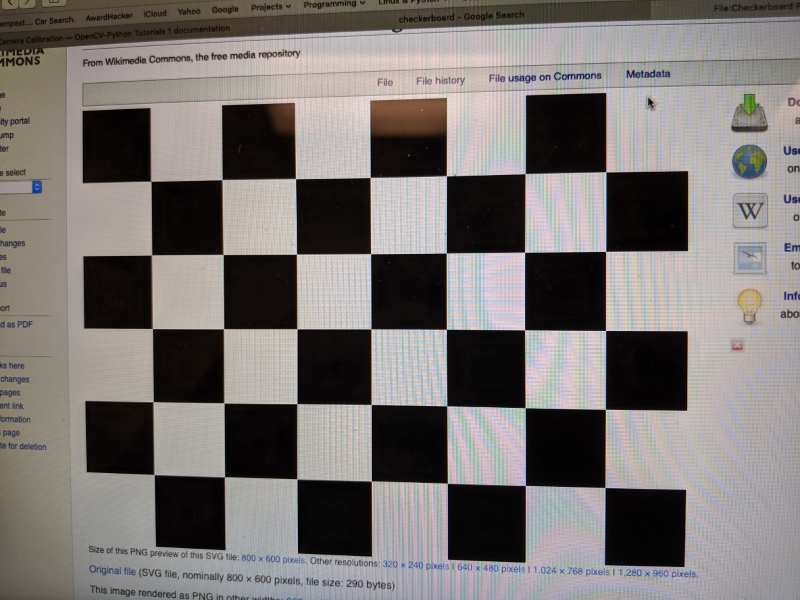
#> input picture FinalProject/Q3/IMG_20191021_154556.jpg, 1600 x 1200 px (shown at 1/2 size); its folder holds only this picture in this run
$ python Q3.py
#> lines starting #> are read from the running program, lines starting #| are printed output that depends on the picture; after the words box and inside, x2 and y2 are one past the last pixel; in counts of white or black regions, pixels touching at a corner belong together
# Calibrate the Camera using the OpenCV calibrateCamera tool
import numpy as np
import cv2 as cv
import glob
# termination criteria
criteria = (cv.TERM_CRITERIA_EPS + cv.TERM_CRITERIA_MAX_ITER, 30, 0.001)
# prepare object points, like (0,0,0), (1,0,0), (2,0,0) ....,(6,5,0)
objp = np.zeros((5*7,3), np.float32)
objp[:,:2] = np.mgrid[0:7,0:5].T.reshape(-1,2)

# Arrays to store object points and image points from all the images.
objpoints = [] # 3d point in real world space
imgpoints = [] # 2d points in image plane.
images = glob.glob('*.jpg')
for fname in images:
    img = cv.imread(fname)
#> img is the input picture: shape (1200, 1600, 3); mean B, G, R 115.1, 117.3, 122
    gray = cv.cvtColor(img, cv.COLOR_BGR2GRAY)
    # Find the chess board corners
    ret, corners = cv.findChessboardCorners(gray, (7,5), None)
#> ret = True; corners = 35 rows, first 8: [302.9, 363.4], [445, 360], [591.6, 358.2], [740.5, 355.8], [893.4, 352.5], [1050.5, 348.2], [1212.3, 344.4], [304.5, 510.2]
    # If found, add object points, image points (after refining them)
    if ret == True:
        objpoints.append(objp)
        corners2 = cv.cornerSubPix(gray,corners, (11,11), (-1,-1), criteria)
#> corners2 = 35 rows, first 8: [302.4, 363.1], [444.7, 360], [591.5, 358.1], [740.7, 355.5], [893.3, 352.2], [1050.7, 347.8], [1212, 344.4], [303.9, 510.5]
        imgpoints.append(corners)
        # Draw and display the corners
        cv.drawChessboardCorners(img, (7,5), corners2, ret)
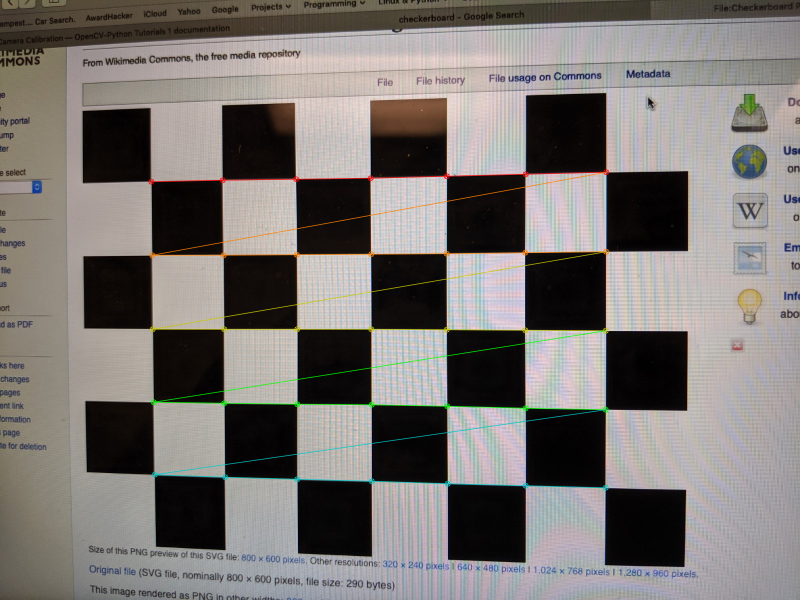
#> img: shape (1200, 1600, 3) (shown at 1/2 size); 1.42% of pixels changed, all inside (x1, y1, x2, y2) = (296, 338, 1219, 982)
        cv.imshow('img', img)
        cv.waitKey(50)
cv.destroyAllWindows()
ret, mtx, dist, rvecs, tvecs = cv.calibrateCamera(objpoints, imgpoints, gray.shape[::-1], None, None)
#> ret = 0.148; mtx = [[1351.8, 0, 785.5], [0, 1351.5, 584.9], [0, 0, 1]]; dist = [[0.384, -2.85, 0.000135, -0.000284, 6.49]]; rvecs = ([0.0181, 0.111, -0.00273],); tvecs = ([-3.28, -1.51, 9.31],)

axis = np.float32([[0,0,0], [0,2,0], [2,2,0], [2,0,0],[0,0,-2],[0,2,-2],[2,2,-2],[2,0,-2]])

# Draw the wire frame with corresponding points:
def draw(img, corners, imgpts, attach=False):
    imgpts = np.int32(imgpts).reshape(-1,2)
    # draw pillars in blue color
    for i,j in zip([0,1,2,3],[4,5,6,7]):
        img = cv.line(img, tuple(imgpts[i]), tuple(imgpts[j]),(255),3)
    for i,j in zip([0,2,4,6],[1,3,5,7]):
        img = cv.line(img, tuple(imgpts[i]), tuple(imgpts[j]),(255),3)
    for i,j in zip([0,1,4,5],[3,2,7,6]):
        img = cv.line(img, tuple(imgpts[i]), tuple(imgpts[j]),(255),3)
    return img


for fname in glob.glob('*.jpg'):
    img = cv.imread(fname)
    gray = cv.cvtColor(img,cv.COLOR_BGR2GRAY)
    ret, corners = cv.findChessboardCorners(gray, (7,5), None)
#> ret = True
    if ret == True:
        corners2 = cv.cornerSubPix(gray,corners,(11,11),(-1,-1),criteria)
        # Find the rotation and translation vectors.
        ret, rvecs, tvecs = cv.solvePnP(objp, corners2, mtx, dist)
#> rvecs = [0.0181, 0.111, -0.00273]; tvecs = [-3.28, -1.51, 9.31]
        # project 3D points to image plane
        imgpts, jac = cv.projectPoints(axis, rvecs, tvecs, mtx, dist)
#> imgpts = [[302.6, 363.1], [305.2, 657.6], [594.4, 658.1], [591.5, 357.8], [124.9, 307.6], [133.8, 684], [497.4, 686], [493.6, 300.3]]
        img = draw(img, corners2, imgpts)
#> in draw, `imgpts = np.int32(imgpts).reshape(-1,2)`: imgpts = [[302, 363], [305, 657], [594, 658], [591, 357], [124, 307], [133, 683], [497, 685], [493, 300]]
#> after the loop in draw, `for i,j in zip([0,1,2,3],[4,5,6,7]):`: img: shape (1200, 1600, 3); mean B, G, R 115.4, 117.1, 121.9
#> after the loop in draw, `for i,j in zip([0,2,4,6],[1,3,5,7]):`:
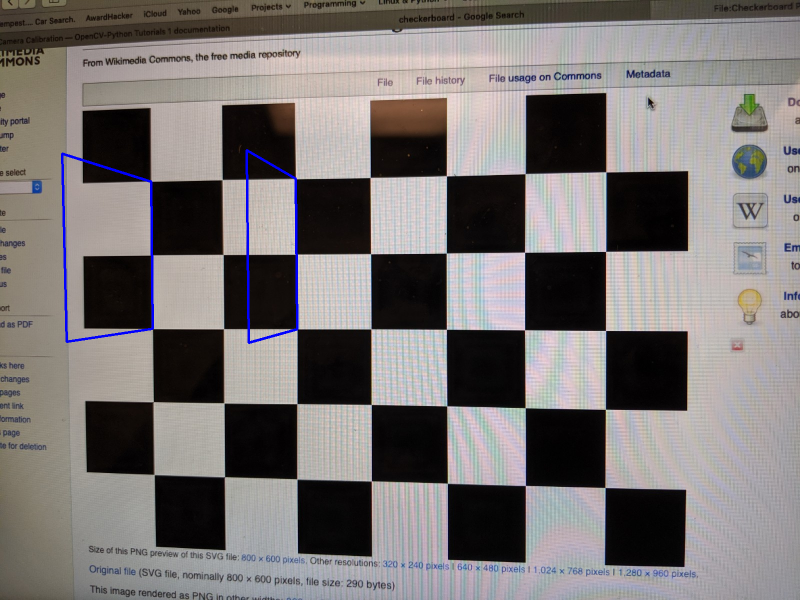
#> img: shape (1200, 1600, 3) (shown at 1/2 size); mean B, G, R 115.9, 116.7, 121.4
#> after the loop in draw, `for i,j in zip([0,1,4,5],[3,2,7,6]):`:
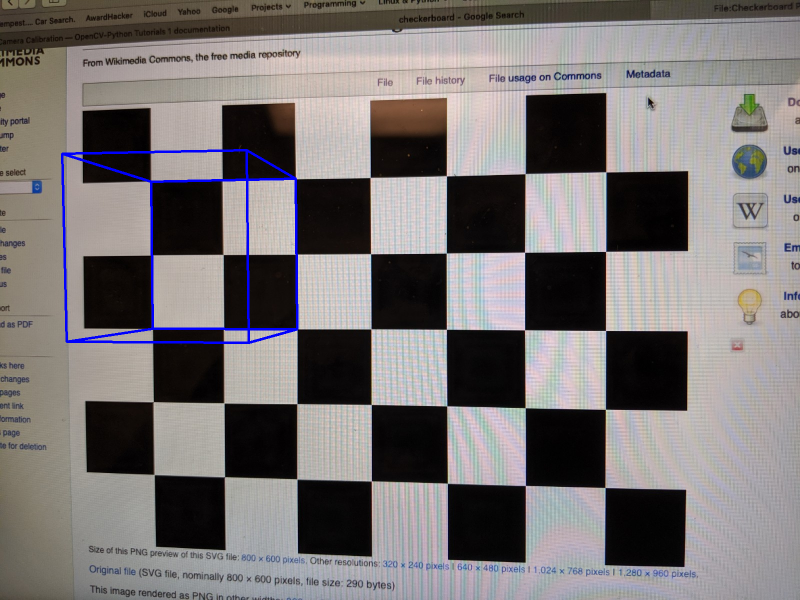
#> img: shape (1200, 1600, 3) (shown at 1/2 size); mean B, G, R 116.4, 116.4, 121.1

        selffie_img = cv.imread("C:\\Users\\wangz\\Documents\\GitHub\\ECE561MachineVision\\FinalProject\\selffie.jpg")
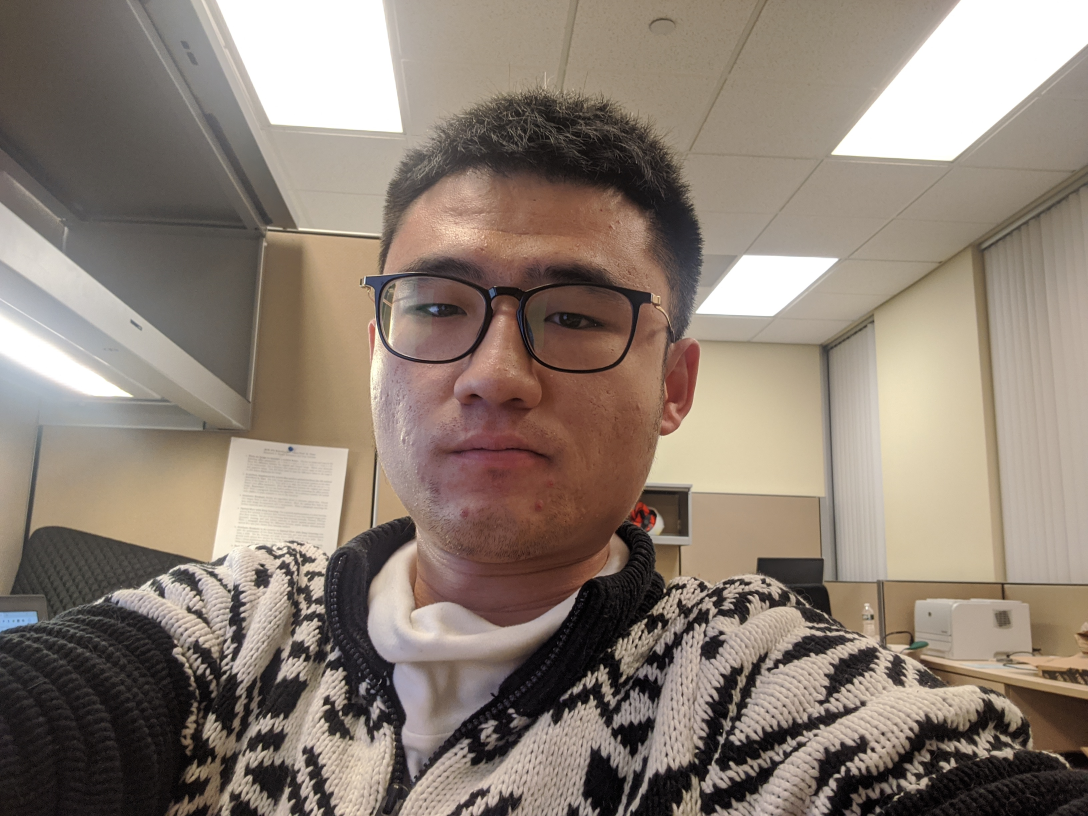
#> input picture FinalProject/selffie.jpg, 3264 x 2448 px, found by its file name (shown at 1/3 size)
#> selffie_img is the input picture: shape (2448, 3264, 3); mean B, G, R 116.2, 127.4, 140.6
        selffie_img = cv.resize(selffie_img, (1000,1000))
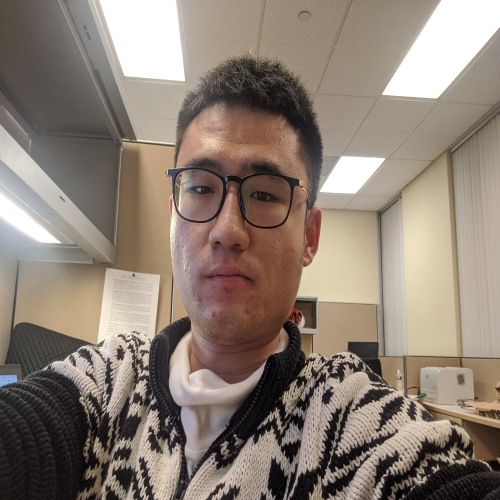
#> selffie_img: shape (1000, 1000, 3) (shown at 1/2 size); mean B, G, R 116.1, 127.3, 140.5
        selffie_img = cv.cvtColor(selffie_img , cv.COLOR_RGB2BGR)
        back_img = img
        rows , cols ,ch = selffie_img.shape
#> rows = 1000; cols = 1000; ch = 3
        back_rows , back_cols ,back_ch = back_img.shape
#> back_rows = 1200; back_cols = 1600; back_ch = 3
        # persective transform according to the projected imgpts
        # I selected the top facet as imgpts[4:]
        pts1 = np.float32([[0,0],[rows,0],[rows,cols],[0,cols]])
        pts2 = np.float32([imgpts[4:][3], imgpts[4:][0], imgpts[4:][1], imgpts[4:][2]])
#> pts2 = [[493.6, 300.3], [124.9, 307.6], [133.8, 684], [497.4, 686]]
        M = cv.getPerspectiveTransform(pts1,pts2)
#> M = [[-0.366, 0.011, 493.6], [0.0149, 0.396, 300.3], [2.47e-05, 1.45e-05, 1]]
        dst = cv.warpPerspective(selffie_img,M,(back_cols,back_rows))
        # convert my selffie to gray in order to fit mask
        # use a binary mask to achieve a bitwise-add
        gray_dst = cv.cvtColor(dst , cv.COLOR_RGB2GRAY)
        ret,mask = cv.threshold(gray_dst,1,255,cv.THRESH_BINARY)
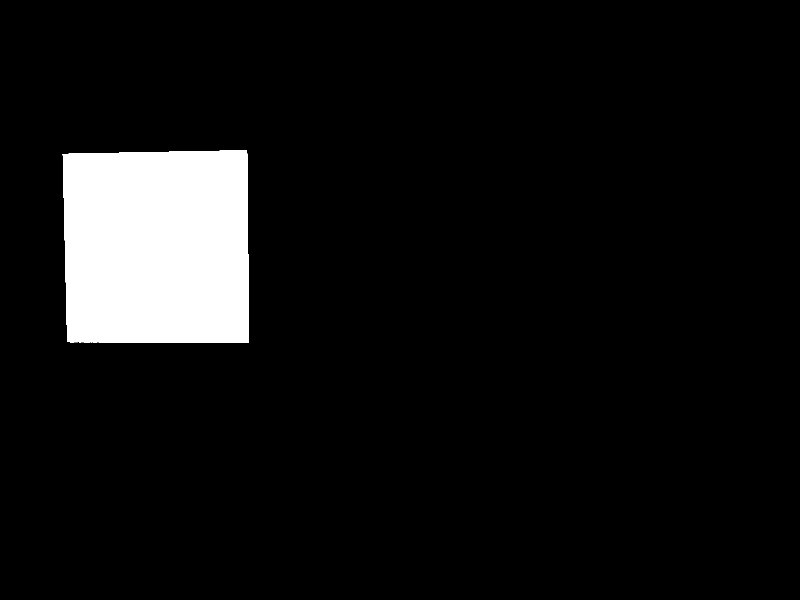
#> mask: shape (1200, 1600) (shown at 1/2 size); 7.3% white; 1 white region, box (x1, y1, x2, y2) and area: (125, 300, 498, 686) 139762
        mask_inv = cv.bitwise_not(mask)
        # attach the selffie using bitwise_and
        img_bg = cv.bitwise_and(back_img, back_img, mask = mask_inv)
        res = cv.add(img_bg, dst)
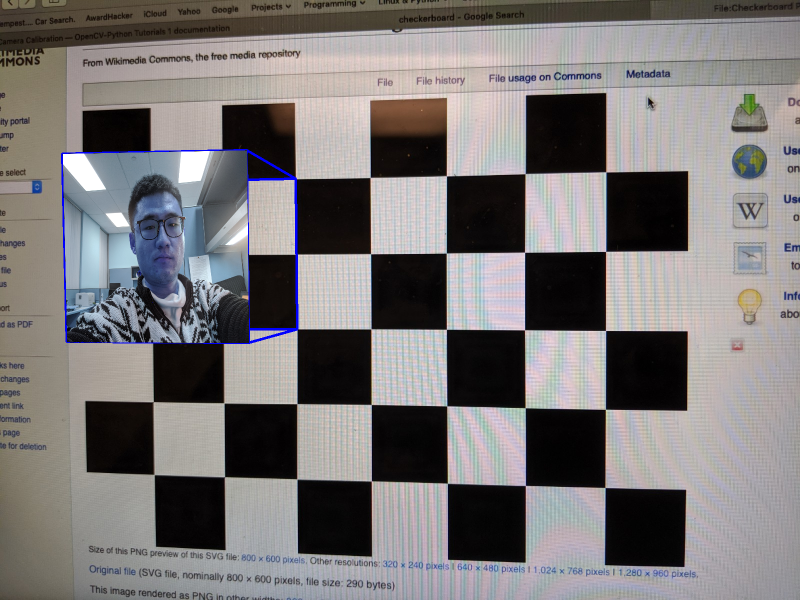
#> res: shape (1200, 1600, 3) (shown at 1/2 size); mean B, G, R 119.1, 119.1, 122.5

        cv.imshow('img',res)
        k = cv.waitKey(0) & 0xFF
#> (key Esc is pressed here)
        if k == ord('s'):
            cv.imwrite(fname[:-4]+'.png', img)
cv.destroyAllWindows()
